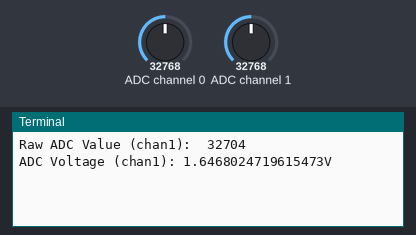
A program run on a simulated Raspberry Pi (BCM pin numbers). Shown: the last lines printed to the terminal. The test bench sets the inputs (shaded band); at power-on: ADC channel 0 = 32768, ADC channel 1 = 32768 (analog values on the 0–65535 scale).

Above: at 1.2 s.
1.3 s: ADC channel 0 set to 45874
At 2.6 s:
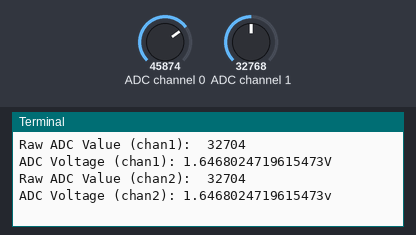
7.2 s: ADC channel 1 set to 45874
At 8.4 s:
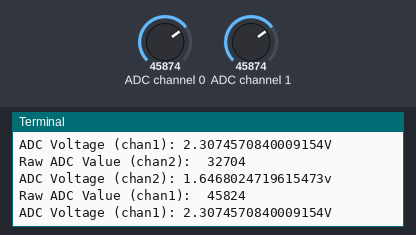
9.7 s: ADC channel 0 set to 57670
At 11.2 s:
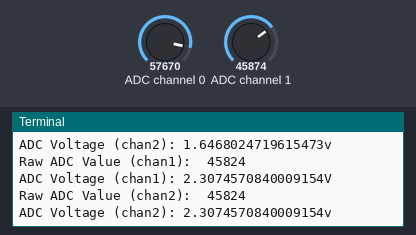
12.2 s: ADC channel 1 set to 57670
At 14.3 s:
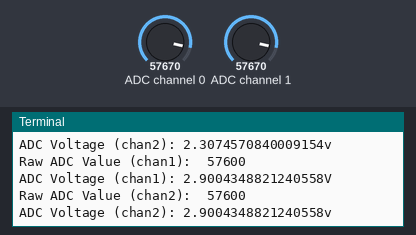
Timing chart, 0 to 15.7 s (numbered marks = the images above; inputs shaded):
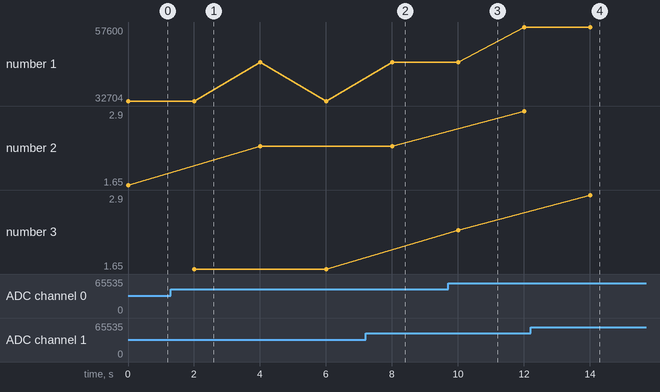

Measured:
- after the input at 12.2 s, the terminal: prints a new line after 1.8 s (image 4)
- plotted number 1: 45824 → 57600 after the input at 9.7 s
- plotted number 2: 1.65 → 2.31 after the input at 1.3 s, 2.31 → 2.9 after the input at 9.7 s

The program:

analog.py
```python
import busio
import digitalio
import board
import time
import adafruit_mcp3xxx.mcp3008 as MCP
from adafruit_mcp3xxx.analog_in import AnalogIn

# create the spi bus
spi = busio.SPI(clock=board.SCK, MISO=board.MISO, MOSI=board.MOSI)

# create the cs (chip select)
cs = digitalio.DigitalInOut(board.CE0)

# create the mcp object
mcp = MCP.MCP3008(spi, cs)

# create an analog input channel on pin 0
chan1 = AnalogIn(mcp, MCP.P0)
chan2 = AnalogIn(mcp, MCP.P1)

while True:
    print('Raw ADC Value (chan1): ', chan1.value)
    print('ADC Voltage (chan1): ' + str(chan1.voltage) + 'V')
    time.sleep(2)
    print('Raw ADC Value (chan2): ', chan2.value)
    print('ADC Voltage (chan2): ' + str(chan2.voltage) + 'v')
    time.sleep(2)
```
